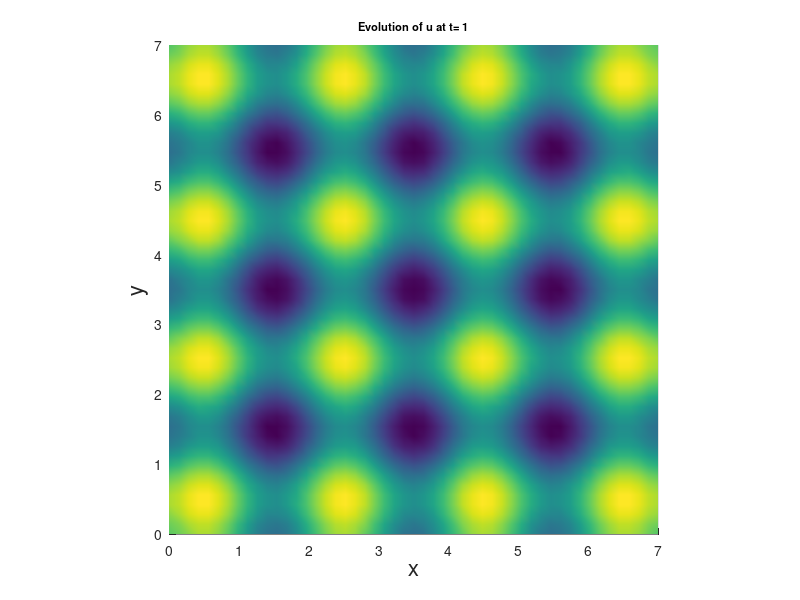

The MATLAB source for this figure:
%% This script solves schnakenberg reaction kinetics on a fixed square.
% Wakil Sarfaraz   30/11/15
clear all;
tic
xmax = 7;
tm = 1;
dt = 0.01;
M = tm/dt;

du = 1.5;
dv = 10;
a = 0.1;
b = 0.9;
gam = 600;

N = 50; 
X = linspace(0,xmax,N+1);
T = linspace(0, tm,M+1); 
[x, y] = meshgrid(X,X); 
                       
x =x(:);  
y =y(:);  
NNODES = (N+1)^2;



U = zeros(NNODES,1);
V = zeros(NNODES,1);



  
NTRI = 2*N^2;  
LNODES = zeros(NTRI,3); 
for i = 1:N
    for j = 1: N
        LNODES(i+2*(j-1)*N,1) = i+(j-1)*(N+1);
        LNODES(i+2*(j-1)*N,2) = i+j*(N+1); 
        LNODES(i+2*(j-1)*N,3) = (i+1)+(j-1)*(N+1); 
        
        LNODES(i+N+2*(j-1)*N,1) = i+1+j*(N+1); 
        LNODES(i+N+2*(j-1)*N,2) = (i+1)+(j-1)*(N+1);
        LNODES(i+N+2*(j-1)*N,3) = i+j*(N+1);
                                   
    end
end

for i = 1 : NNODES
%     if (x(i)==0 || x(i)==xmax || y(i)==0 || y(i)==xmax)
%         U(i) = 0;
%         V(i) = 0;
%     else
%     U(i) = a + b + 0.001*exp(-10*(abs(sin((x(i)-0.5)^2+(y(i)-1/3)^2))));
%     V(i) = a + b + 0.001*exp(sin(-10*((x(i)-0.5)^2+(y(i)-1/3)^2)));
  U(i) = a + b + 0.001*(sin(pi*x(i))+sin(pi*y(i)));
    V(i) = b/(a+b)^2;%+0.001*(sin((x(i)+y(i)))); 
%     end
end
ui = [min(U) max(U)]
vi = [min(V) max(V)]
% figure(1)
% title ('Schnakenberg Kinetics with Du=40, Dv=2, gamma=500')
% subplot (2,2,1)
% trisurf(LNODES,x,y,U(:,:))
% xlabel('x')
% ylabel('y')
% view(2)
% %title('Initial pattern of u')
% legend('Initial u')
% shading interp
% axis equal tight
% subplot(2,2,2)
% trisurf(LNODES,x,y,V(:,:))
% xlabel('x')
% ylabel('y')
% view(2)
% %title('Initial pattern of v')
% legend('Initial v')
% shading interp
% axis equal tight



SPSM = sparse(NNODES, NNODES);
SPMM = sparse(NNODES, NNODES);
SPC = sparse(NNODES,NNODES);
SPD =sparse (NNODES,NNODES);

UG = zeros(NNODES,1);
VG = zeros(NNODES,1);

RHSU = zeros(NNODES,1);         
RHSV = zeros(NNODES,1);

for n = 1: NTRI
    r1 = [x(LNODES(n,1)) y(LNODES(n,1))];
    r2 = [x(LNODES(n,2)) y(LNODES(n,2))];
    r3 = [x(LNODES(n,3)) y(LNODES(n,3))];
    J = [r2(1)-r1(1) r2(2)-r1(2); r3(1)-r1(1) r3(2)-r1(2)]; 
    
    StiffL = (1/(2*det(J)))* [(r2-r3)*(r2-r3)' (r2-r3)*(r3-r1)' (r2-r3)*(r1-r2)';...
           (r2-r3)*(r3-r1)' (r3-r1)*(r3-r1)' (r3-r1)*(r1-r2)';...
           (r2-r3)*(r1-r2)' (r3-r1)*(r1-r2)' (r1-r2)*(r1-r2)'];
       
       ksi = [0 1/2]';
       eta = [0 1/2]';
       
       xx = [(1-ksi(1)-eta(1))*r1(1)+ksi(1)*r2(1)+eta(1)*r3(1) (1-ksi(2)-eta(2))*r1(1)+ksi(2)*r2(1)+eta(2)*r3(1)]';
       yy = [(1-ksi(1)-eta(1))*r1(2)+ksi(1)*r2(2)+eta(1)*r3(2) (1-ksi(2)-eta(2))*r1(2)+ksi(2)*r2(2)+eta(2)*r3(2)]';
       
 MassL = det(J)*[1/12 1/24 1/24; 1/24 1/12 1/24; 1/24 1/24 1/12]; 
 

 CL = det(J)/360*[12*U(LNODES(n,1))*V(LNODES(n,1))+3*(U(LNODES(n,1))*V(LNODES(n,2))+U(LNODES(n,2))*V(LNODES(n,1))+...
     U(LNODES(n,1))*V(LNODES(n,3))+U(LNODES(n,3))*V(LNODES(n,1)))+2*(U(LNODES(n,2))*V(LNODES(n,2))+U(LNODES(n,3))*V(LNODES(n,3)))+...
     U(LNODES(n,2))*V(LNODES(n,3))+U(LNODES(n,3))*V(LNODES(n,2)) 3*(U(LNODES(n,1))*V(LNODES(n,1))+U(LNODES(n,2))*V(LNODES(n,2)))+...
     2*(U(LNODES(n,1))*V(LNODES(n,2))+U(LNODES(n,2))*V(LNODES(n,1)))+V(LNODES(n,3))*(U(LNODES(n,1))+U(LNODES(n,2))+U(LNODES(n,3)))+...
     U(LNODES(n,3))*(V(LNODES(n,1))+V(LNODES(n,2))) 3*(U(LNODES(n,1))*V(LNODES(n,1))+U(LNODES(n,3))*V(LNODES(n,3)))+2*...
     (U(LNODES(n,1))*V(LNODES(n,3))+U(LNODES(n,3))*V(LNODES(n,1)))+V(LNODES(n,2))*(U(LNODES(n,1))+U(LNODES(n,2))+U(LNODES(n,3)))+...
     U(LNODES(n,2))*(V(LNODES(n,1))+V(LNODES(n,3))); 3*(U(LNODES(n,1))*V(LNODES(n,1))+U(LNODES(n,2))*V(LNODES(n,2)))+...
     2*(U(LNODES(n,1))*V(LNODES(n,2))+U(LNODES(n,2))*V(LNODES(n,1)))+V(LNODES(n,3))*(U(LNODES(n,1))+U(LNODES(n,2))+U(LNODES(n,3)))+...
     U(LNODES(n,3))*(V(LNODES(n,1))+V(LNODES(n,2))) 12*U(LNODES(n,2))*V(LNODES(n,2))+3*(U(LNODES(n,1))*V(LNODES(n,2))+U(LNODES(n,2))*V(LNODES(n,1))+...
     U(LNODES(n,2))*V(LNODES(n,3))+U(LNODES(n,3))*V(LNODES(n,2)))+2*(U(LNODES(n,1))*V(LNODES(n,1))+U(LNODES(n,3))*V(LNODES(n,3)))+...
     U(LNODES(n,1))*V(LNODES(n,3))+U(LNODES(n,3))*V(LNODES(n,1)) 3*(U(LNODES(n,2))*V(LNODES(n,2))+U(LNODES(n,3))*V(LNODES(n,3)))+...
     2*(U(LNODES(n,2))*V(LNODES(n,3))+U(LNODES(n,3))*V(LNODES(n,2)))+V(LNODES(n,1))*(U(LNODES(n,1))+U(LNODES(n,2))+U(LNODES(n,3)))+...
     U(LNODES(n,1))*(V(LNODES(n,2))+V(LNODES(n,3))); 3*(U(LNODES(n,1))*V(LNODES(n,1))+U(LNODES(n,3))*V(LNODES(n,3)))+2*...
     (U(LNODES(n,1))*V(LNODES(n,3))+U(LNODES(n,3))*V(LNODES(n,1)))+V(LNODES(n,2))*(U(LNODES(n,1))+U(LNODES(n,2))+U(LNODES(n,3)))+...
     U(LNODES(n,2))*(V(LNODES(n,1))+V(LNODES(n,3))) 3*(U(LNODES(n,2))*V(LNODES(n,2))+U(LNODES(n,3))*V(LNODES(n,3)))+...
     2*(U(LNODES(n,2))*V(LNODES(n,3))+U(LNODES(n,3))*V(LNODES(n,2)))+V(LNODES(n,1))*(U(LNODES(n,1))+U(LNODES(n,2))+U(LNODES(n,3)))+...
     U(LNODES(n,1))*(V(LNODES(n,2))+V(LNODES(n,3))) 12*U(LNODES(n,3))*V(LNODES(n,3))+3*(U(LNODES(n,1))*V(LNODES(n,3))+...
     U(LNODES(n,3))*V(LNODES(n,1))+U(LNODES(n,2))*V(LNODES(n,3))+U(LNODES(n,3))*V(LNODES(n,2)))+2*(U(LNODES(n,1))*V(LNODES(n,1))+...
     U(LNODES(n,2))*V(LNODES(n,2)))+U(LNODES(n,1))*V(LNODES(n,2))+U(LNODES(n,2))*V(LNODES(n,1))];
 

DL = det(J)/360*[12*U(LNODES(n,1))^2+6*(U(LNODES(n,1))*U(LNODES(n,2))+U(LNODES(n,1))*U(LNODES(n,3)))+2*(U(LNODES(n,2))^2+...
    U(LNODES(n,3))^2+U(LNODES(n,2))*U(LNODES(n,3))) 4*U(LNODES(n,1))*U(LNODES(n,2))+3*(U(LNODES(n,1))^2+U(LNODES(n,2))^2)+...
    2*(U(LNODES(n,1))*U(LNODES(n,3))+U(LNODES(n,2))*U(LNODES(n,3)))+U(LNODES(n,3))^2 4*U(LNODES(n,1))*U(LNODES(n,3))+...
    3*(U(LNODES(n,1))^2+U(LNODES(n,3))^2)+2*(U(LNODES(n,1))*U(LNODES(n,2))+U(LNODES(n,2))*U(LNODES(n,3)))+...
    U(LNODES(n,2))^2; 4*U(LNODES(n,1))*U(LNODES(n,2))+3*(U(LNODES(n,1))^2+U(LNODES(n,2))^2)+...
    2*(U(LNODES(n,1))*U(LNODES(n,3))+U(LNODES(n,2))*U(LNODES(n,3)))+U(LNODES(n,3))^2 12*U(LNODES(n,2))^2+...
    6*(U(LNODES(n,1))*U(LNODES(n,2))+U(LNODES(n,2))*U(LNODES(n,3)))+2*(U(LNODES(n,1))^2+U(LNODES(n,3))^2+...
    U(LNODES(n,1))*U(LNODES(n,3))) 4*U(LNODES(n,2))*U(LNODES(n,3))+3*(U(LNODES(n,2))^2+U(LNODES(n,3))^2)+...
    2*(U(LNODES(n,1))*U(LNODES(n,2))+U(LNODES(n,1))*U(LNODES(n,3)))+U(LNODES(n,1))^2; 4*U(LNODES(n,1))*U(LNODES(n,3))+...
    3*(U(LNODES(n,1))^2+U(LNODES(n,3))^2)+2*(U(LNODES(n,1))*U(LNODES(n,2))+U(LNODES(n,2))*U(LNODES(n,3)))+...
    U(LNODES(n,2))^2 4*U(LNODES(n,2))*U(LNODES(n,3))+3*(U(LNODES(n,2))^2+U(LNODES(n,3))^2)+...
    2*(U(LNODES(n,1))*U(LNODES(n,2))+U(LNODES(n,1))*U(LNODES(n,3)))+U(LNODES(n,1))^2 12*U(LNODES(n,3))^2+...
    6*(U(LNODES(n,1))*U(LNODES(n,3))+U(LNODES(n,2))*U(LNODES(n,3)))+2*(U(LNODES(n,1))^2+U(LNODES(n,2))^2+...
    U(LNODES(n,1))*U(LNODES(n,2)))];
    
 
 UL = a*det(J)*[1/6;1/6;1/6];
 VL = b*det(J)*[1/6;1/6;1/6];
   
   
   
   
       for i = 1 : 3 
           for j = 1:3  
               SPSM(LNODES(n,i),LNODES(n,j)) =SPSM(LNODES(n,i),LNODES(n,j))+ StiffL(i,j);
               SPMM(LNODES(n,i),LNODES(n,j)) =SPMM(LNODES(n,i),LNODES(n,j))+ MassL(i,j);
               SPC(LNODES(n,i),LNODES(n,j)) =  SPC(LNODES(n,i),LNODES(n,j))+ CL(i,j);
               SPD(LNODES(n,i),LNODES(n,j)) =  SPD(LNODES(n,i),LNODES(n,j))+ DL(i,j);
           end
       end
       
       
       for i = 1 : 3
           UG(LNODES(n,i)) = UG(LNODES(n,i))+UL(i);
           VG(LNODES(n,i)) = VG(LNODES(n,i))+VL(i);
       end
           
       
    
       
end


 TMatrixU =  SPMM+dt*du*SPSM+dt*gam*SPMM-dt*gam*SPC;
 TMatrixV =  SPMM+dt*dv*SPSM+gam*SPD;

% for i = 1: NNODES
%     if (x(i)==0 || x(i)==xmax || y(i)==0 || y(i)==xmax)
%         RHSU(i) = 0;
%         RHSV(i) = 0;
%         TMatrixU(i,:) = 0;
%         TMatrixV(i,:) = 0;
%         TMatrixU(i,i) = 1;
%         TMatrixV(i,i) = 1;
%     end
% 
% end
Tdiffu = zeros(1,length(T));
Tdiffv = zeros(1,length(T));
for j = 1:M+1

    RHSU = SPMM*U+dt*gam*UG;
    RHSV = SPMM*V+dt*gam*VG;
    U = TMatrixU\RHSU;
    V = TMatrixV\RHSV;
   Tdiffu(j) = sum((U(j+1)-U(j)).^2);
    Tdiffv(j) = sum((V(j+1)-V(j)).^2);
   figure(1)
    
%  subplot(1,2,1)
trisurf(LNODES,x,y,U(:,:))
% colorbar
shading interp
xlabel('x','fontsize',16) 
xlim([0 xmax])
ylim([0 xmax])
view(2)
ylabel('y','fontsize',16)
% zlabel('u & v','fontsize',16)
title(['Evolution of u at t= ',num2str(T(j))],'fontsize',8)
axis equal tight
% hold on
% subplot(1,2,2)
%  trisurf(LNODES,x,y,V(:,:)+0.02)
% colorbar
% shading interp
% xlabel('x','fontsize',16) 
% xlim([0 xmax])
% ylim([0 xmax])
% view(2)
% ylabel('y','fontsize',16)
% zlabel('u & v','fontsize',16)
% title(['Evolution of v at t= ',num2str(T(j))],'fontsize',8)
% axis equal tight
%MV(j)=getframe(gcf);
pause(1e-10) 



end
% figure(2)
% subplot(1,2,1)
% plot(T,Tdiffu)
% xlabel('Time')
% ylabel('L2 Difference')
% title('U')
% subplot(1,2,2)
% plot(T,Tdiffv)
% title('V')
% xlabel('Time')
% ylabel('L2 Difference')
% 
% figure(2)
% subplot(1,2,1)
%  trisurf(LNODES,x,y,U(:,:))
%  colorbar
%  xlim([0 xmax])
%  ylim([0 xmax])
%  xlabel('x')
%  ylabel('y')
%  %zlabel('u and v')
%  view(2)
%  title ('Pattern formed by u')
%  %legend('Evolved pattern of u')
%  shading interp
%  axis equal tight
%  hold on
%  subplot(1,2,2)
%  trisurf(LNODES,x,y,V(:,:)+0.02)
%  colorbar 
%  xlim([0 xmax])
%  ylim([0 xmax])
%  xlabel('x')
%  ylabel('y')
%  view(2)
%  title ('Pattern formed by v')
%  %legend('Evolved pattern of v')
%  shading interp
%  axis equal tight
% %movie2avi(MV,'SpotsToSptripes.avi');
% uf = [min(U) max(U)]
% vf = [min(V)+0.04 max(V)]
% 
% hold off